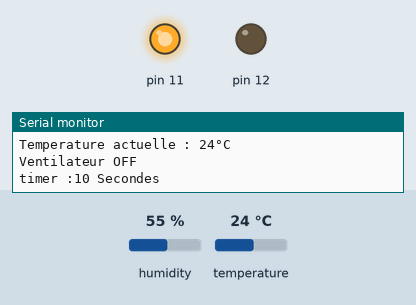
The sketch below on a simulated Arduino Uno, built with avr-gcc and run on an emulated ATmega328P. Shown: output pins drawn as LEDs (lit = HIGH), the last lines printed to the serial monitor. The test bench sets the inputs (shaded band); at power-on: temperature 24 °C, humidity 55 %.

Above: at 10.8 s.
10.9 s: temperature set to 11 °C
At 31.2 s:
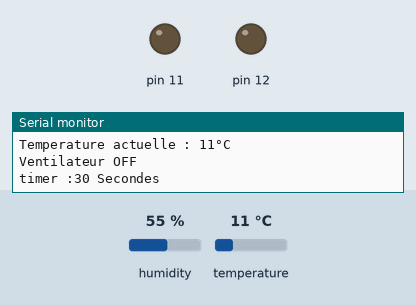
Timing chart, 0 to 32.7 s (numbered marks = the images above; inputs shaded):
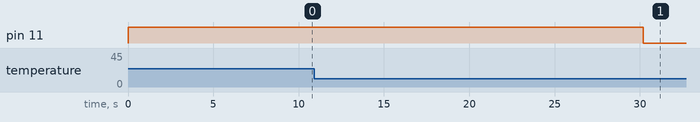

The sketch:

Arduino_Cave_a_Vin.ino
```cpp
#include "DHT.h"
#define DHTPIN 2
#define DHTTYPE DHT22
DHT dht(DHTPIN, DHTTYPE);
int timer;
bool etatVentilo = false;
bool etatCompresseur = false;
//String dhtTemp = String(dht.readTemperature());
//String dhtHum = String(dht.readHumidity());
//int temp = dhtTemp.toInt();
//int hum = dhtHum.toInt();
//bool etatVentilo = false;
//bool etatCompresseur = false;


void setup() {
  Serial.begin(9600);
  dht.begin();
  pinMode(11, OUTPUT);
  pinMode(12, OUTPUT);
}

void loop() {
String dhtTemp = String(dht.readTemperature());
String dhtHum = String(dht.readHumidity());
int temp = dhtTemp.toInt();
int hum = dhtHum.toInt();


  if (etatCompresseur == 1){
    Serial.print ("Compresseur allumé il fait: ");
    Serial.print (temp);
    Serial.print ("°C");
    Serial.println("");
    digitalWrite(11, LOW);
    }
    else {
      Serial.print ("Compresseur off il fait:");
      Serial.print(temp);
      Serial.print ("°C");
      Serial.println("");
      digitalWrite(11, HIGH);
      }

  if (temp < 12){ // activation du chauffage en dessous de 12
    Serial.println("Valeur du BOOL  1");
    Serial.print("Temperature actuelle : ");
    Serial.print(temp);
    Serial.print("°C");
    Serial.println("");
    etatCompresseur = true;
  }
  else{
    Serial.println("valeur du BOOL  0");
    Serial.print("Temperature actuelle : ");
    Serial.print(temp);
    Serial.print("°C");
    Serial.println("");
    etatCompresseur = false;
    }

  if (timer >= 600){ // 50 Min
      Serial.println ("Ventilo ON");
      digitalWrite(12, HIGH);
    }
  else {
    Serial.println("Ventilateur OFF");
    digitalWrite(12, LOW);
    }
  if (timer >= 3600){ // 1H
    timer = 0;
    Serial.println("RAZ Timer");
    }
  Serial.print("timer :");
  Serial.print(timer);
  Serial.print(" Secondes");
  Serial.println("");
  delay(10000);
  timer = timer + 10 ;
}
```

Measured:
- after the input at 10.9 s, pin 11: HIGH → LOW after 19.3 s
